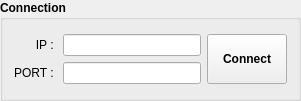
   <widget class="QGroupBox" name="connection_groupBox">
    <property name="geometry">
     <rect>
      <x>10</x>
      <y>10</y>
      <width>301</width>
      <height>101</height>
     </rect>
    </property>
    <property name="minimumSize">
     <size>
      <width>0</width>
      <height>0</height>
     </size>
    </property>
    <property name="maximumSize">
     <size>
      <width>16777215</width>
      <height>16777215</height>
     </size>
    </property>
    <property name="font">
     <font>
      <bold>true</bold>
     </font>
    </property>
    <property name="mouseTracking">
     <bool>false</bool>
    </property>
    <property name="title">
     <string>Connection</string>
    </property>
    <layout class="QGridLayout" name="gridLayout">
     <item row="0" column="1">
      <layout class="QVBoxLayout" name="verticalLayout_2">
       <item>
        <widget class="QLineEdit" name="txtRobotIP">
         <property name="text">
          <string/>
         </property>
         <property name="alignment">
          <set>Qt::AlignmentFlag::AlignRight|Qt::AlignmentFlag::AlignTrailing|Qt::AlignmentFlag::AlignVCenter</set>
         </property>
        </widget>
       </item>
       <item>
        <widget class="QLineEdit" name="txtRobotPORT">
         <property name="text">
          <string/>
         </property>
         <property name="alignment">
          <set>Qt::AlignmentFlag::AlignRight|Qt::AlignmentFlag::AlignTrailing|Qt::AlignmentFlag::AlignVCenter</set>
         </property>
        </widget>
       </item>
      </layout>
     </item>
     <item row="0" column="0">
      <layout class="QVBoxLayout" name="verticalLayout">
       <item>
        <widget class="QLabel" name="label">
         <property name="font">
          <font>
           <bold>false</bold>
          </font>
         </property>
         <property name="text">
          <string>IP : </string>
         </property>
         <property name="alignment">
          <set>Qt::AlignmentFlag::AlignRight|Qt::AlignmentFlag::AlignTrailing|Qt::AlignmentFlag::AlignVCenter</set>
         </property>
        </widget>
       </item>
       <item>
        <widget class="QLabel" name="label_2">
         <property name="font">
          <font>
           <bold>false</bold>
          </font>
         </property>
         <property name="text">
          <string>PORT : </string>
         </property>
         <property name="alignment">
          <set>Qt::AlignmentFlag::AlignRight|Qt::AlignmentFlag::AlignTrailing|Qt::AlignmentFlag::AlignVCenter</set>
         </property>
        </widget>
       </item>
      </layout>
     </item>
     <item row="0" column="2">
      <widget class="QPushButton" name="btnRobotConnect">
       <property name="sizePolicy">
        <sizepolicy hsizetype="Minimum" vsizetype="Preferred">
         <horstretch>0</horstretch>
         <verstretch>0</verstretch>
        </sizepolicy>
       </property>
       <property name="font">
        <font>
         <bold>true</bold>
        </font>
       </property>
       <property name="text">
        <string>Connect</string>
       </property>
      </widget>
     </item>
    </layout>
   </widget>
